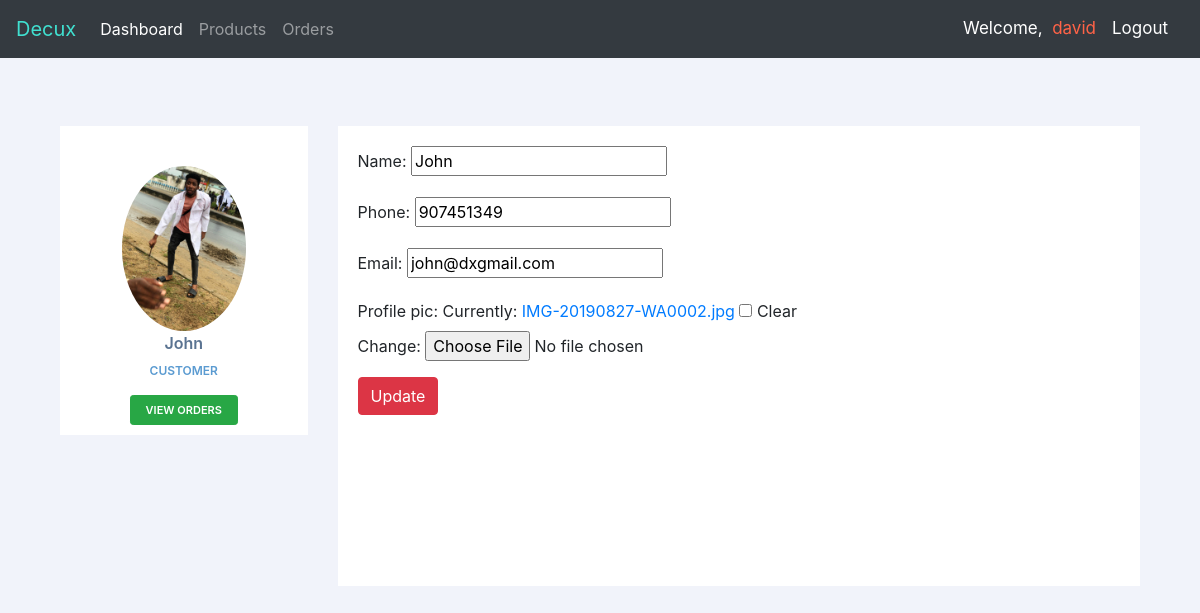
Screenshot of /account/update/1 (signed in) with the database file from the repository.
### accounts/models.py (models this page shows, shortened)
class Customer(models.Model):
    user = models.OneToOneField(User, on_delete=models.CASCADE, null=True)
    name = models.CharField(max_length=200, blank=False)
    Phone = models.CharField(max_length=200)
    email = models.CharField(max_length=200)
    registered = models.DateTimeField(auto_now_add=True)
    slug = models.SlugField(allow_unicode=True,unique=True)
    profile_pic = models.ImageField(default="signup.png",null=True, blank=True)

### accounts/decorators.py (the view)
    def wrapper_function(request, *args, **kwargs):
        group = None
        if request.user.groups.exists():
            group = request.user.groups.all()[0].name
        if group == 'Customer':
            return redirect('accounts:user')
        if group == 'admin' or request.user.is_staff:
            return view_func(request, *args, **kwargs)

### accounts/forms.py
class CustomerForm(ModelForm):
    class Meta:
        model = Customer
        fields = '__all__'
        exclude = ['user','slug']

### accounts/views.py (called while the page is built, shortened)
@login_required(login_url='login')
@admin_only
def updateCustomer(request,pk):
    customer= Customer.objects.get(id=pk)
    form = forms.CustomerForm(instance=customer)
    context = {
        'form':form,
        'customer': customer
    }
    return render(request, 'accounts/update_customer.html', context)

### accounts/templates/accounts/update_customer.html (shortened to what this page needs)
{% extends "cms/base.html" %}
{%load static %}
{% block content %}
<head>
   <link rel="stylesheet" href="{% static '/css/master.css' %}">
</head>
<br>
<br>
<div class="row profile">
    <div class="col-md-3">
        <div class="profile-sidebar">
            <div class="profile-usertitle">
                <div class="profile-userpic">
                    <img src="{{customer.profile_pic.url}}" class="img-responsive" alt="">
                </div>
                <div class="profile-usertitle-name">
                    {{customer.name}}
                </div>
                <div class="profile-usertitle-job">
                    Customer
                </div>
            </div>
            <div class="profile-userbuttons">
                <button type="button" class="btn btn-success btn-sm">View Orders</button>
            </div>
        </div>
        </div>
        <div class="col-md-9">
            <div class="profile-content">
               <form action="" method="post" enctype="multipart/form-data">
                    {{form.as_p}}
                    <input type="submit" class="btn-danger btn" value="Update">
                </form>
            </div>
        </div>
        </div>
        {% endblock %}

### templates/cms/navbar.html (shortened to what this page needs)
<nav class="navbar navbar-expand-lg navbar-dark bg-dark">
    <a class="navbar-brand" href="{% url 'home' %}" style="color: turquoise;">Decux</a>
    <div class="collapse navbar-collapse" id="navbarNavAltMarkup">
      {%if request.user.is_staff %}
      <div class="navbar-nav justify-content-end">
        <a class="nav-item nav-link active" href="{% url 'home' %}">Dashboard</a>
        <a class="nav-item nav-link" href="{% url 'accounts:products' %}">Products</a>
        <a class="nav-item nav-link" href="#">Orders</a>
       </div>
       {%endif%}
    </div>
    {%if user.is_authenticated %}
    <span class="user">Welcome, &nbsp;<a style="text-decoration: none; color: tomato;"href="{% url 'accounts:edit' %}">{{ request.user}}</a></span>
    <a class="user nav-item nav-link" href="{%url 'logout' %}">Logout</a>
    {%endif%}
  </nav>

### static/css/master.css (style rules this page uses)
body { background: #F1F3FA; }
.profile { margin: 20px 0; }
.profile-sidebar { padding: 20px 0 10px 0; background: #fff; }
.profile-userpic img { text-align: center; float: none; margin: 0 auto; width: 50%; height: 50%; -webkit-border-radius: 50% !important; -moz-border-radius: 50% !important; border-radius: 50% !important; }
.profile-usertitle { text-align: center; margin-top: 20px; }
.profile-usertitle-name { color: #5a7391; font-size: 16px; font-weight: 600; margin-bottom: 7px; }
.profile-usertitle-job { text-transform: uppercase; color: #5b9bd1; font-size: 12px; font-weight: 600; margin-bottom: 15px; }
.profile-userbuttons { text-align: center; margin-top: 10px; }
.profile-userbuttons .btn { text-transform: uppercase; font-size: 11px; font-weight: 600; padding: 6px 15px; margin-right: 5px; }
.profile-userbuttons .btn:last-child { margin-right: 0px; }
.profile-content { padding: 20px; background: #fff; min-height: 460px; }

### templates/cms/navbar.html (style rules this page uses)
.user { color: #ffffff; font-size: 17px; }

### accounts/templates/accounts/update_customer.html (style rules this page uses)
img { height: 100px; }

### rows the page displays
Customer: profile_pic (picture), name "John", Phone "907451349", email "john@dxgmail.com"

### other values shown
{{ request.user }} "david"
